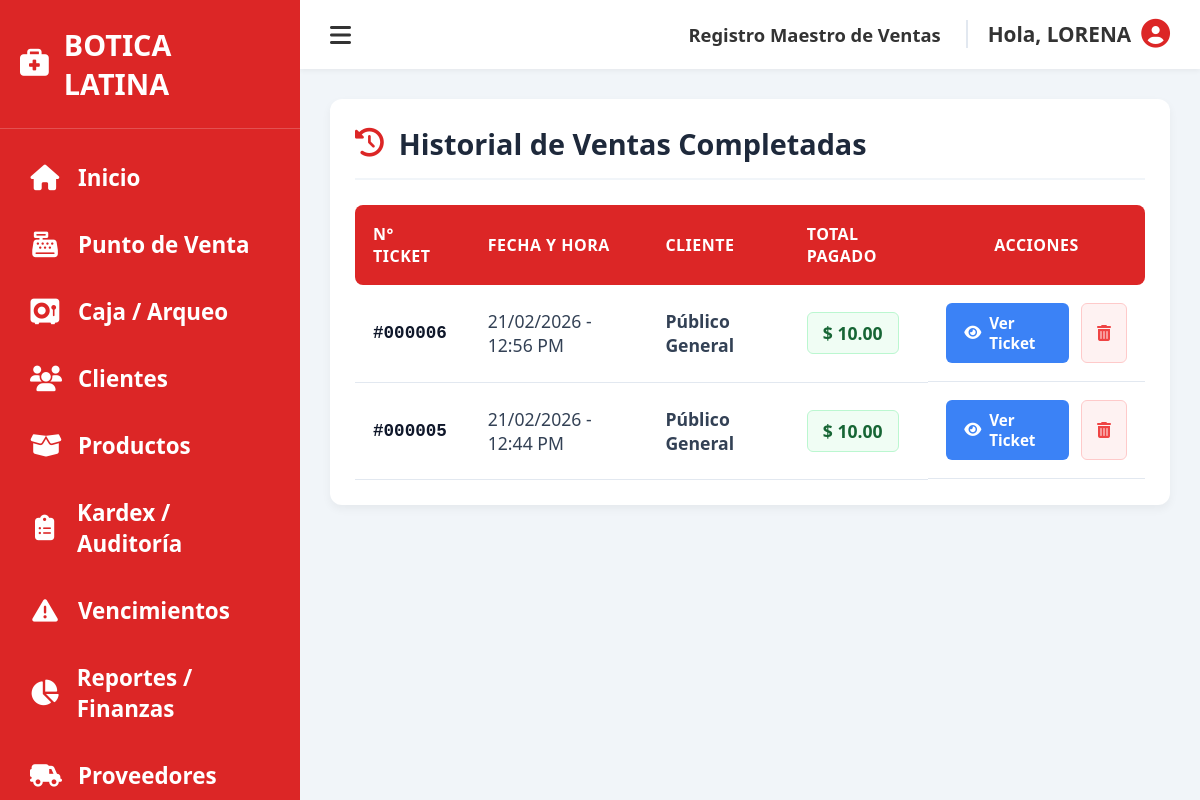
The app's page /index.php?view=historial (signed in) with its own data.
### tables this page shows
CREATE TABLE `ventas` (
  `id` int(11) NOT NULL,
  `cliente_nombre` varchar(150) DEFAULT 'Público General',
  `cliente_dni` varchar(20) DEFAULT NULL,
  `total` decimal(10,2) NOT NULL,
  `fecha` datetime DEFAULT current_timestamp()
);

### views/historial.php (the view, shortened to what this page needs)
<!DOCTYPE html>
<html lang="es">
<head>
    <link rel="stylesheet" href="assets/css/dashboard.css?v=<?php echo time(); ?>">
    <link rel="stylesheet" href="https://cdnjs.cloudflare.com/ajax/libs/font-awesome/6.4.0/css/all.min.css">
</head>
<body>
<div class="wrapper">
    <aside class="sidebar">
        <div class="sidebar-header">
            <i class="fa-solid fa-briefcase-medical"></i><span>BOTICA LATINA</span>
        </div>
        <ul class="sidebar-menu">
            <?php if(isset($_SESSION['user_rol']) && $_SESSION['user_rol'] == 'Administrador'): ?>
                <li><a href="index.php"><i class="fa-solid fa-house"></i> Inicio</a></li>
            <?php endif; ?>
            <li><a href="index.php?view=caja"><i class="fa-solid fa-cash-register"></i> Punto de Venta</a></li>
            <li><a href="index.php?view=arqueo"><i class="fa-solid fa-vault"></i> Caja / Arqueo</a></li>
            <li><a href="index.php?view=clientes"><i class="fa-solid fa-users"></i> Clientes</a></li>
            <?php if(isset($_SESSION['user_rol']) && $_SESSION['user_rol'] == 'Administrador'): ?>
                <li><a href="index.php?view=productos"><i class="fa-solid fa-box-open"></i> Productos</a></li>
                <li><a href="index.php?view=kardex"><i class="fa-solid fa-clipboard-list"></i> Kardex / Auditoría</a></li>
                <li><a href="index.php?view=vencimientos"><i class="fa-solid fa-triangle-exclamation"></i> Vencimientos</a></li>
                <li><a href="index.php?view=reportes"><i class="fa-solid fa-chart-pie"></i> Reportes / Finanzas</a></li>
                <li><a href="index.php?view=proveedores"><i class="fa-solid fa-truck-field"></i> Proveedores</a></li>
            <?php endif; ?>
        </ul>
    </aside>
    <div class="main-content" style="background-color: #f1f5f9;">
        <header class="topbar">
            <div class="menu-toggle"><i class="fa-solid fa-bars"></i></div>
            <div class="user-info">
                <span>Registro Maestro de Ventas</span>
                <span style="font-size: 1.3rem; border-left: 2px solid #e2e8f0; padding-left: 20px; margin-left:15px;">Hola, <?php echo htmlspecialchars($_SESSION['user_nombre']); ?></span>
                <i class="fa-solid fa-circle-user" style="font-size: 1.8rem; color:#dc2626;"></i>
            </div>
        </header>
        <div class="historial-container">
            <div class="card-table">
                <h2 class="header-title"><i class="fa-solid fa-clock-rotate-left" style="color: #dc2626;"></i> Historial de Ventas Completadas</h2>
                <div style="overflow-x: auto;">
                    <table>
                        <thead>
                            <tr>
                                <th>N° Ticket</th>
                                <th>Fecha y Hora</th>
                                <th>Cliente</th>
                                <th>Total Pagado</th>
                                <th style="text-align: center;">Acciones</th>
                            </tr>
                        </thead>
                        <tbody>
                            <?php
                            if(empty($listaVentas)):
                            ?>
                                <tr><td colspan="5" style="text-align:center; padding: 60px; color: #64748b; font-size: 1.2rem;">No hay ventas registradas en el sistema.</td></tr>
                            <?php else: ?>
                                <?php foreach($listaVentas as $v): ?>
                                <tr>
                                    <td style="font-weight: bold; color: #0f172a; font-family: monospace;">#<?php echo str_pad($v['id'], 6, "0", STR_PAD_LEFT); ?></td>
                                    <td><?php echo date("d/m/Y - h:i A", strtotime($v['fecha'])); ?></td>
                                    <td><strong><?php echo htmlspecialchars($v['nombre_cliente'] ?? 'Público General'); ?></strong></td>
                                    <td><span class="badge-total">$ <?php echo number_format($v['total'], 2); ?></span></td>
                                    <td class="acciones-td">
                                        <a href="index.php?view=boleta&id=<?php echo $v['id']; ?>" class="btn-ver" title="Ver Boleta" target="_blank">
                                            <i class="fa-solid fa-eye"></i> Ver Ticket
                                        </a>
                                        <a href="index.php?action=eliminar_venta&id=<?php echo $v['id']; ?>" class="btn-eliminar" title="Eliminar Venta" onclick="return confirm('🚨 ¿ESTÁS SEGURO? Esta acción borrará la venta del historial para siempre.');">
                                            <i class="fa-solid fa-trash-can"></i>
                                        </a>
                                    </td>
                                </tr>
                                <?php endforeach; ?>
                            <?php endif; ?>
                        </tbody>
                    </table>
                </div>
            </div>
        </div>
    </div>
</div>
</body>
</html>

### css/dashboard.css (style rules this page uses)
* { margin: 0; padding: 0; box-sizing: border-box; font-family: 'Segoe UI', Roboto, Helvetica, Arial, sans-serif; }
body { background-color: #f4f6f9; color: #333; }
.wrapper { display: flex; min-height: 100vh; }
.sidebar { width: 300px; background-color: #dc2626; color: white; display: flex; flex-direction: column; position: fixed; height: 100vh; overflow-y: auto; }
.sidebar-header { padding: 25px 20px; font-size: 1.8rem; font-weight: bold; display: flex; align-items: center; gap: 15px; border-bottom: 1px solid rgba(255,255,255,0.2); }
.sidebar-menu { list-style: none; padding: 15px 0; margin: 0; }
.sidebar-menu li a { display: flex; align-items: center; gap: 18px; color: white; text-decoration: none; padding: 18px 25px; font-size: 1.4rem; font-weight: 600; border-left: 5px solid transparent; transition: 0.2s; }
.sidebar-menu li a i { font-size: 1.6rem; width: 30px; text-align: center; }
.main-content { flex: 1; margin-left: 300px; padding: 0; display: flex; flex-direction: column; width: calc(100% - 300px); }
.topbar { background: white; padding: 18px 30px; display: flex; justify-content: space-between; align-items: center; box-shadow: 0 2px 5px rgba(0,0,0,0.05); }
.menu-toggle { font-size: 1.5rem; cursor: pointer; color: #333; }
.user-info { display: flex; align-items: center; gap: 10px; font-size: 1.15rem; font-weight: 600; color: #333; }
table { width: 100%; border-collapse: collapse; }
th { font-size: 1.1rem; font-weight: bold; color: #333; padding: 12px; }
td { font-size: 1.05rem; color: #444; padding: 12px; }

### views/historial.php (style rules this page uses)
.historial-container { padding: 30px; }
.card-table { background: white; border-radius: 12px; padding: 25px; box-shadow: 0 4px 10px rgba(0,0,0,0.05); }
.header-title { color: #1e293b; font-size: 1.8rem; margin-top: 0; border-bottom: 2px solid #f1f5f9; padding-bottom: 15px; margin-bottom: 25px; font-weight: 700; display:flex; align-items:center; gap: 15px; }
table { width: 100%; border-collapse: collapse; }
th { background-color: #dc2626; color: white; padding: 18px; text-align: left; font-size: 1rem; text-transform: uppercase; letter-spacing: 0.5px; }
th:first-child { border-top-left-radius: 8px; border-bottom-left-radius: 8px; }
th:last-child { border-top-right-radius: 8px; border-bottom-right-radius: 8px; }
td { padding: 18px; border-bottom: 1px solid #e2e8f0; color: #334155; font-size: 1.1rem; }
.badge-total { font-weight: 800; color: #166534; background: #f0fdf4; padding: 8px 15px; border-radius: 6px; border: 1px solid #bbf7d0; display: inline-block; font-size: 1.1rem; }
.acciones-td { display: flex; gap: 12px; justify-content: center; }
.btn-ver { background: #3b82f6; color: white; text-decoration: none; padding: 10px 18px; border-radius: 6px; font-size: 0.95rem; font-weight: bold; transition: 0.2s; display: inline-flex; align-items: center; gap: 8px; }
.btn-eliminar { background: #fef2f2; color: #ef4444; border: 1px solid #fecaca; text-decoration: none; padding: 10px 15px; border-radius: 6px; font-size: 1rem; transition: 0.2s; display: inline-flex; align-items: center; }

### records on screen
ventas: id "000006", fecha "21/02/2026 - 12:56 PM", nombre_cliente "Público General", total "10.00"
ventas: id "000005", fecha "21/02/2026 - 12:44 PM", nombre_cliente "Público General", total "10.00"

### other values on screen
$_SESSION['user_nombre'] "LORENA"
